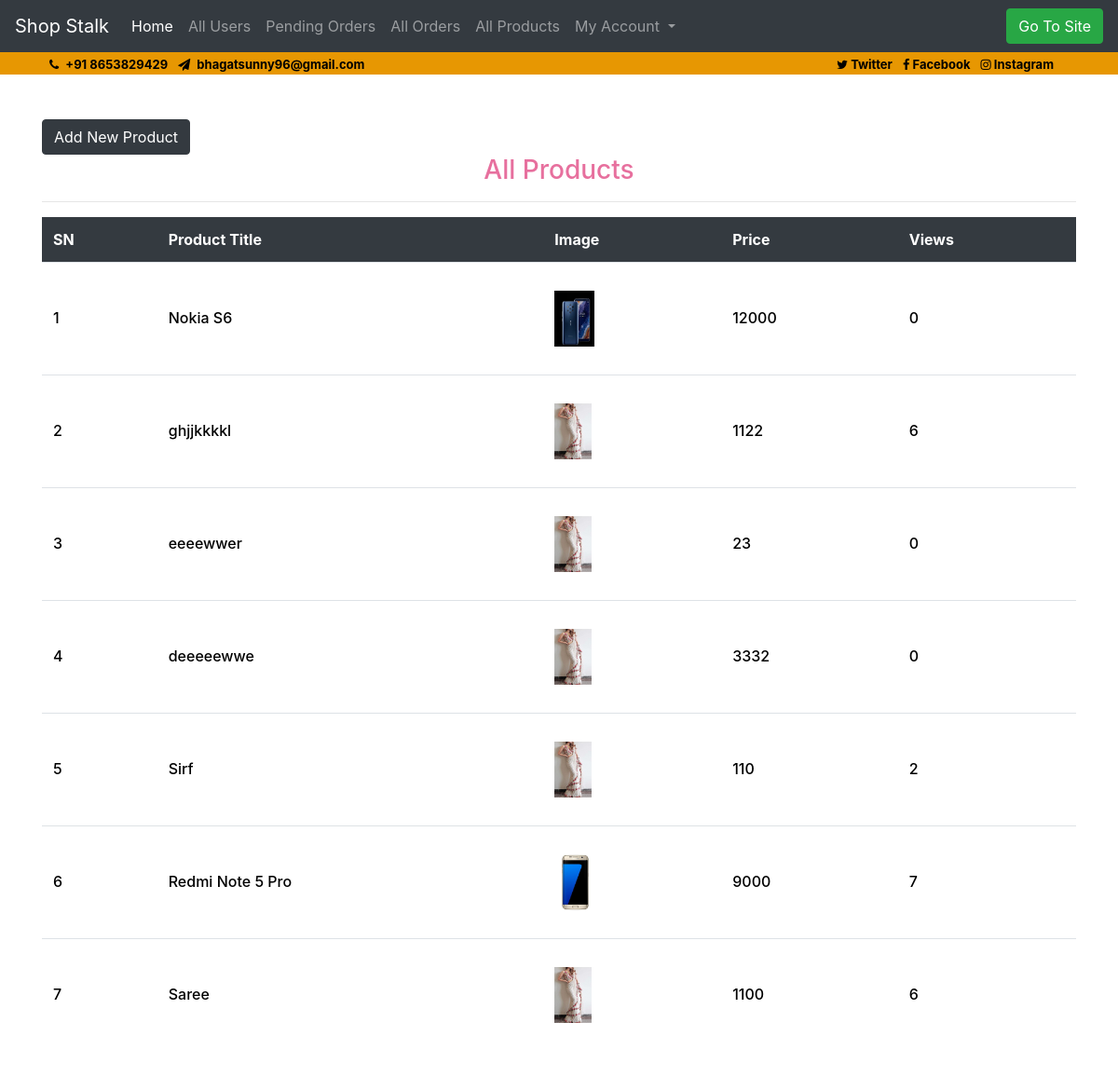
/admin-product/list/ (signed in), run on the app's committed database.
### ecom/models.py (models this page shows, shortened)
class Product(models.Model):
    title = models.CharField(max_length=200)
    slug = models.SlugField(unique=True)
    category = models.ForeignKey(Category, on_delete=models.CASCADE)
    image = models.ImageField(upload_to="products")
    marked_price = models.PositiveIntegerField()
    selling_price = models.PositiveIntegerField()
    description = models.CharField(max_length=300)
    warranty = models.CharField(max_length=300, null=True, blank=True)
    return_policy = models.CharField(max_length=300, null=True, blank=True)
    view_count = models.PositiveIntegerField(default=0)

### ecom/views.py (the view)
# urls.py: path("admin-product/list/", AdminProductListView.as_view(),
class AdminProductListView(AdminRequiredMixin, ListView):
    template_name = "adminpages/adminproductlist.html"
    queryset = Product.objects.all().order_by("-id")
    context_object_name = "allproducts"

### ecom/views.py (called while the page is built)
    def dispatch(self, request, *args, **kwargs):
        if request.user.is_authenticated and Admin.objects.filter(user=request.user).exists():
            pass
        else:
            return redirect("/admin-login/")
        return super().dispatch(request, *args, **kwargs)

### templates/adminpages/adminproductlist.html (shortened to what this page needs)
{% extends 'adminpages/adminbase.html' %}
{% block content %}
<section class ="mt-5">
    <div class="container">
        <div>
            <a href="{% url 'ecom:adminproductcreate' %}">
                <button type="button" class="btn btn-dark">Add New Product</button>
            </a>
        </div>
        <h3 style="text-align: center; color: #e7709e;">All Products</h3>
        <hr>
        <div class="prod">
            <div class="table-responsive">
                <table class="table">
                    <thead class="thead-dark">
                        <tr>
                            <th scope="col" class="text-white">SN</th>
                            <th scope="col" class="text-white">Product Title</th>
                            <th scope="col" class="text-white">Image</th>
                            <th scope="col" class="text-white">Price</th>
                            <th scope="col" class="text-white">Views</th>
                        </tr>
                    </thead>
                    <tbody>
                        {% for p in allproducts %}
                        <tr>
                            <td><h6>{{forloop.counter}}</h6></td>
                            <td><h6>{{p.title}}</h6></td>
                            <td><h6><img src="{{p.image.url}}" style="height: 60px;" alt=""></h6></td>
                            <td><h6>{{p.selling_price}}</h6></td>
                            <td><h6>{{p.view_count}}</h6></td>
                        </tr>
                        {% endfor %}
                    </tbody>
                </table>
            </div>
        </div>
    </div>
</section>
{% endblock %}

### templates/adminpages/adminproductlist.html (style rules this page uses)
.prod .table { margin-bottom: 30px; border-bottom: 1px solid #ffffff; }
.prod .table thead tr th { border-top: 0px; font-size: 16px; font-weight: bold; border-bottom: 0px; }
.prod .table tbody tr td { padding-top: 30px; padding-bottom: 30px; vertical-align: middle; align-self: center; }
.prod .table tbody tr td h6 { font-size: 16px; color: black; margin-bottom: 0px; }

### data on the page
Product: title "Nokia S6", image (picture), selling_price "12000", view_count "0"
Product: title "ghjjkkkkl", image (picture), selling_price "1122", view_count "6"
Product: title "eeeewwer", image (picture), selling_price "23", view_count "0"
Product: title "deeeeewwe", image (picture), selling_price "3332", view_count "0"
Product: title "Sirf", image (picture), selling_price "110", view_count "2"
Product: title "Redmi Note 5 Pro", image (picture), selling_price "9000", view_count "7"
Product: title "Saree", image (picture), selling_price "1100", view_count "6"
